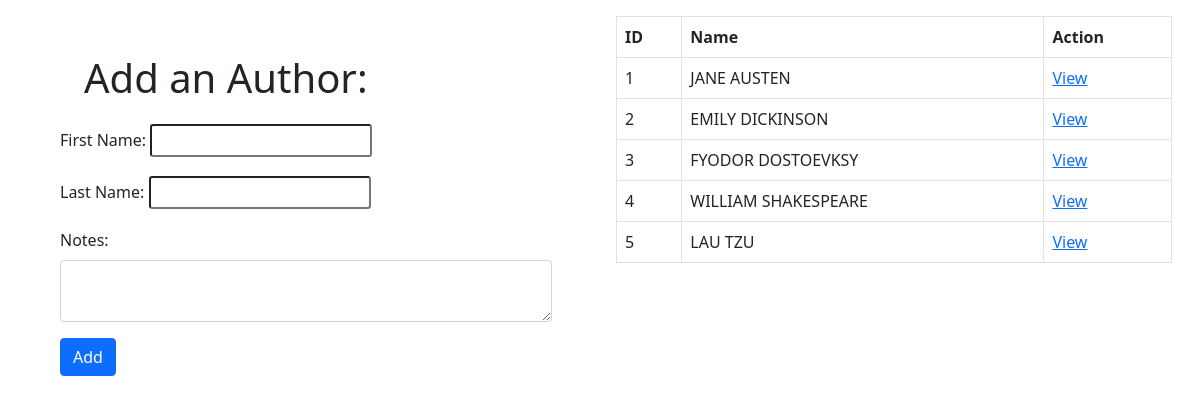
Screenshot of /authors/ with the database file from the repository.
### books_authors_app/models.py (models this page shows)
class Author(models.Model):
    first_name = models.CharField(max_length=45)
    last_name = models.CharField(max_length=45)
    book = models.ManyToManyField(Book, related_name="authors")
    notes = models.CharField(max_length=255)
    created_at = models.DateTimeField(auto_now=True)
    updated_at = models.DateTimeField(auto_now=True)

### books_authors_app/views.py (the view)
# urls.py: path('authors/',views.authorIndex),
def authorIndex(request):
    if request.method == "POST":
        Author.objects.create(first_name=request.POST['fname'],last_name=request.POST['lname'],notes=request.POST['notes'])
        all_authors = Author.objects.all()
        return render(request,'authors_index.html', {'all':all_authors})
    all_authors = Author.objects.all()
    return render(request,'authors_index.html', {'all':all_authors})

### books_authors_app/templates/authors_index.html (shortened to what this page needs)
<!DOCTYPE html>
<html lang="en">
<head>
    <link href="https://cdn.jsdelivr.net/npm/bootstrap@5.0.1/dist/css/bootstrap.min.css" rel="stylesheet">
</head>
<body>
    <div class="container-fluid d-flex justify-content-center" style="height: 900px;">
        <div class="w-50 p-5 h-75 d-inline-block ">
            <form action="/authors/" method="POST">
                <div class="mb-3 form-check">
                    <p class="fs-1">Add an Author:</p>
                </div>
                <div class="mb-3">
                    <label for="titletext" class="form-label">First Name:</label>
                    <input type="text" class="form-control-sm" name="fname" id="titletext" aria-describedby="Title">
                </div>
                <div class="mb-3">
                    <label for="titletext" class="form-label">Last Name:</label>
                    <input type="text" class="form-control-sm" name="lname" id="titletext" aria-describedby="Title">
                </div>
                <div class="mb-3">
                    <label for="desctext" class="form-label">Notes:</label>
                    <textarea class="form-control" name="notes" id="desctext" aria-label="With textarea"></textarea>
                </div>
                <button type="submit" class="btn btn-primary">Add</button>
            </form>
        </div>
        <div class="w-50 p-3 h-75 d-inline-block">
            <table class="table table-bordered">
                <tr>
                    <th>ID</th>
                    <th>Name</th>
                    <th>Action</th>
                </tr>
                {% for author in all %}
                    <tr>
                        <td>{{ author.id }}</td>
                        <td>{{ author.first_name }} {{ author.last_name }}</td>
                        <td><a href="/authors/{{author.id}}">View</a></td>
                    </tr>
                {% endfor %}
            </table>
        </div>
    </div>
</body>
</html>

### rows the page displays
Author: id "1", first_name "JANE", last_name "AUSTEN"
Author: id "2", first_name "EMILY", last_name "DICKINSON"
Author: id "3", first_name "FYODOR", last_name "DOSTOEVKSY"
Author: id "4", first_name "WILLIAM", last_name "SHAKESPEARE"
Author: id "5", first_name "LAU", last_name "TZU"
